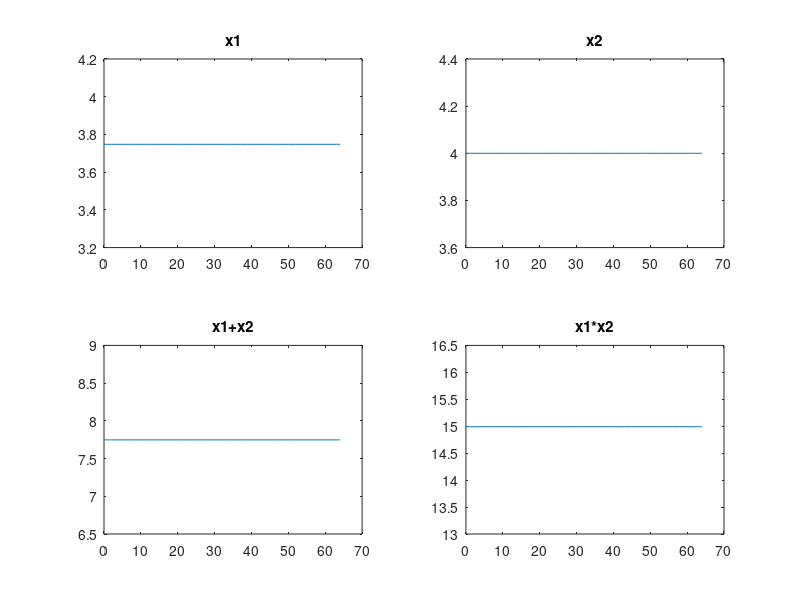

Recreate this plot in MATLAB.
clc;
clear;
f=input('enter f:');
fs=input('enter fs:');
n=0:1:64;
x1=5.3*cos(2*pi*(f/fs)*n+pi/4);
x2=4*cos(2*pi*(f/fs)*n);
subplot(2,2,1);
plot(n,x1);
title('x1');
subplot(2,2,2);
plot(n,x2);
title('x2');
subplot(2,2,3);
plot(n,x1+x2);
title('x1+x2');
subplot(2,2,4);
plot(n,x1.*x2);
title('x1*x2');
